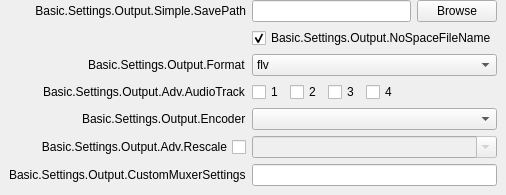
                   <widget class="QWidget" name="advOutRecStandard">
                    <layout class="QVBoxLayout" name="verticalLayout_13">
                     <property name="leftMargin">
                      <number>0</number>
                     </property>
                     <property name="topMargin">
                      <number>0</number>
                     </property>
                     <property name="rightMargin">
                      <number>0</number>
                     </property>
                     <property name="bottomMargin">
                      <number>0</number>
                     </property>
                     <item alignment="Qt::AlignTop">
                      <widget class="QWidget" name="widget_7" native="true">
                       <layout class="QVBoxLayout" name="verticalLayout_15">
                        <property name="leftMargin">
                         <number>0</number>
                        </property>
                        <property name="topMargin">
                         <number>0</number>
                        </property>
                        <property name="rightMargin">
                         <number>0</number>
                        </property>
                        <property name="bottomMargin">
                         <number>0</number>
                        </property>
                        <item>
                         <widget class="QWidget" name="advOutRecTopContainer" native="true">
                          <property name="sizePolicy">
                           <sizepolicy hsizetype="Preferred" vsizetype="Maximum">
                            <horstretch>0</horstretch>
                            <verstretch>0</verstretch>
                           </sizepolicy>
                          </property>
                          <layout class="QFormLayout" name="formLayout_16">
                           <property name="fieldGrowthPolicy">
                            <enum>QFormLayout::AllNonFixedFieldsGrow</enum>
                           </property>
                           <property name="labelAlignment">
                            <set>Qt::AlignRight|Qt::AlignTrailing|Qt::AlignVCenter</set>
                           </property>
                           <property name="topMargin">
                            <number>0</number>
                           </property>
                           <item row="0" column="0">
                            <widget class="QLabel" name="label_32">
                             <property name="sizePolicy">
                              <sizepolicy hsizetype="Preferred" vsizetype="Expanding">
                               <horstretch>0</horstretch>
                               <verstretch>0</verstretch>
                              </sizepolicy>
                             </property>
                             <property name="minimumSize">
                              <size>
                               <width>170</width>
                               <height>0</height>
                              </size>
                             </property>
                             <property name="text">
                              <string>Basic.Settings.Output.Simple.SavePath</string>
                             </property>
                             <property name="alignment">
                              <set>Qt::AlignRight|Qt::AlignTrailing|Qt::AlignVCenter</set>
                             </property>
                             <property name="buddy">
                              <cstring>advOutRecPath</cstring>
                             </property>
                            </widget>
                           </item>
                           <item row="0" column="1">
                            <layout class="QHBoxLayout" name="horizontalLayout_6">
                             <item>
                              <widget class="QLineEdit" name="advOutRecPath">
                               <property name="enabled">
                                <bool>true</bool>
                               </property>
                              </widget>
                             </item>
                             <item>
                              <widget class="QPushButton" name="advOutRecPathBrowse">
                               <property name="enabled">
                                <bool>true</bool>
                               </property>
                               <property name="text">
                                <string>Browse</string>
                               </property>
                              </widget>
                             </item>
                            </layout>
                           </item>
                           <item row="1" column="1">
                            <widget class="QCheckBox" name="advOutNoSpace">
                             <property name="text">
                              <string>Basic.Settings.Output.NoSpaceFileName</string>
                             </property>
                             <property name="checked">
                              <bool>true</bool>
                             </property>
                            </widget>
                           </item>
                           <item row="2" column="0">
                            <widget class="QLabel" name="label_43">
                             <property name="text">
                              <string>Basic.Settings.Output.Format</string>
                             </property>
                             <property name="buddy">
                              <cstring>advOutRecFormat</cstring>
                             </property>
                            </widget>
                           </item>
                           <item row="2" column="1">
                            <widget class="QComboBox" name="advOutRecFormat">
                             <item>
                              <property name="text">
                               <string notr="true">flv</string>
                              </property>
                             </item>
                             <item>
                              <property name="text">
                               <string notr="true">mp4</string>
                              </property>
                             </item>
                             <item>
                              <property name="text">
                               <string notr="true">mov</string>
                              </property>
                             </item>
                             <item>
                              <property name="text">
                               <string notr="true">mkv</string>
                              </property>
                             </item>
                             <item>
                              <property name="text">
                               <string notr="true">ts</string>
                              </property>
                             </item>
                             <item>
                              <property name="text">
                               <string notr="true">m3u8</string>
                              </property>
                             </item>
                            </widget>
                           </item>
                           <item row="3" column="0">
                            <widget class="QLabel" name="advOutRecTrackLabel">
                             <property name="text">
                              <string>Basic.Settings.Output.Adv.AudioTrack</string>
                             </property>
                            </widget>
                           </item>
                           <item row="3" column="1">
                            <widget class="QWidget" name="advOutRecTracks" native="true">
                             <property name="sizePolicy">
                              <sizepolicy hsizetype="Maximum" vsizetype="Preferred">
                               <horstretch>0</horstretch>
                               <verstretch>0</verstretch>
                              </sizepolicy>
                             </property>
                             <layout class="QHBoxLayout" name="horizontalLayout_9">
                              <property name="leftMargin">
                               <number>0</number>
                              </property>
                              <property name="topMargin">
                               <number>0</number>
                              </property>
                              <property name="rightMargin">
                               <number>0</number>
                              </property>
                              <property name="bottomMargin">
                               <number>0</number>
                              </property>
                              <item>
                               <widget class="QCheckBox" name="advOutRecTrack1">
                                <property name="text">
                                 <string notr="true">1</string>
                                </property>
                               </widget>
                              </item>
                              <item>
                               <widget class="QCheckBox" name="advOutRecTrack2">
                                <property name="text">
                                 <string notr="true">2</string>
                                </property>
                               </widget>
                              </item>
                              <item>
                               <widget class="QCheckBox" name="advOutRecTrack3">
                                <property name="text">
                                 <string notr="true">3</string>
                                </property>
                               </widget>
                              </item>
                              <item>
                               <widget class="QCheckBox" name="advOutRecTrack4">
                                <property name="text">
                                 <string notr="true">4</string>
                                </property>
                               </widget>
                              </item>
                             </layout>
                            </widget>
                           </item>
                           <item row="4" column="0">
                            <widget class="QLabel" name="advOutRecEncLabel">
                             <property name="text">
                              <string>Basic.Settings.Output.Encoder</string>
                             </property>
                             <property name="buddy">
                              <cstring>advOutRecEncoder</cstring>
                             </property>
                            </widget>
                           </item>
                           <item row="4" column="1">
                            <widget class="QComboBox" name="advOutRecEncoder"/>
                           </item>
                           <item row="5" column="0">
                            <widget class="QCheckBox" name="advOutRecUseRescale">
                             <property name="sizePolicy">
                              <sizepolicy hsizetype="Minimum" vsizetype="Expanding">
                               <horstretch>0</horstretch>
                               <verstretch>0</verstretch>
                              </sizepolicy>
                             </property>
                             <property name="layoutDirection">
                              <enum>Qt::RightToLeft</enum>
                             </property>
                             <property name="text">
                              <string>Basic.Settings.Output.Adv.Rescale</string>
                             </property>
                            </widget>
                           </item>
                           <item row="5" column="1">
                            <widget class="QWidget" name="advOutRecRescaleContainer" native="true">
                             <layout class="QHBoxLayout" name="horizontalLayout_4">
                              <property name="leftMargin">
                               <number>0</number>
                              </property>
                              <property name="topMargin">
                               <number>0</number>
                              </property>
                              <property name="rightMargin">
                               <number>0</number>
                              </property>
                              <property name="bottomMargin">
                               <number>0</number>
                              </property>
                              <item>
                               <widget class="QComboBox" name="advOutRecRescale">
                                <property name="enabled">
                                 <bool>false</bool>
                                </property>
                                <property name="editable">
                                 <bool>true</bool>
                                </property>
                               </widget>
                              </item>
                             </layout>
                            </widget>
                           </item>
                           <item row="6" column="0">
                            <widget class="QLabel" name="label_9001">
                             <property name="text">
                              <string>Basic.Settings.Output.CustomMuxerSettings</string>
                             </property>
                             <property name="buddy">
                              <cstring>advOutMuxCustom</cstring>
                             </property>
                            </widget>
                           </item>
                           <item row="6" column="1">
                            <widget class="QLineEdit" name="advOutMuxCustom"/>
                           </item>
                          </layout>
                         </widget>
                        </item>
                       </layout>
                      </widget>
                     </item>
                    </layout>
                   </widget>
